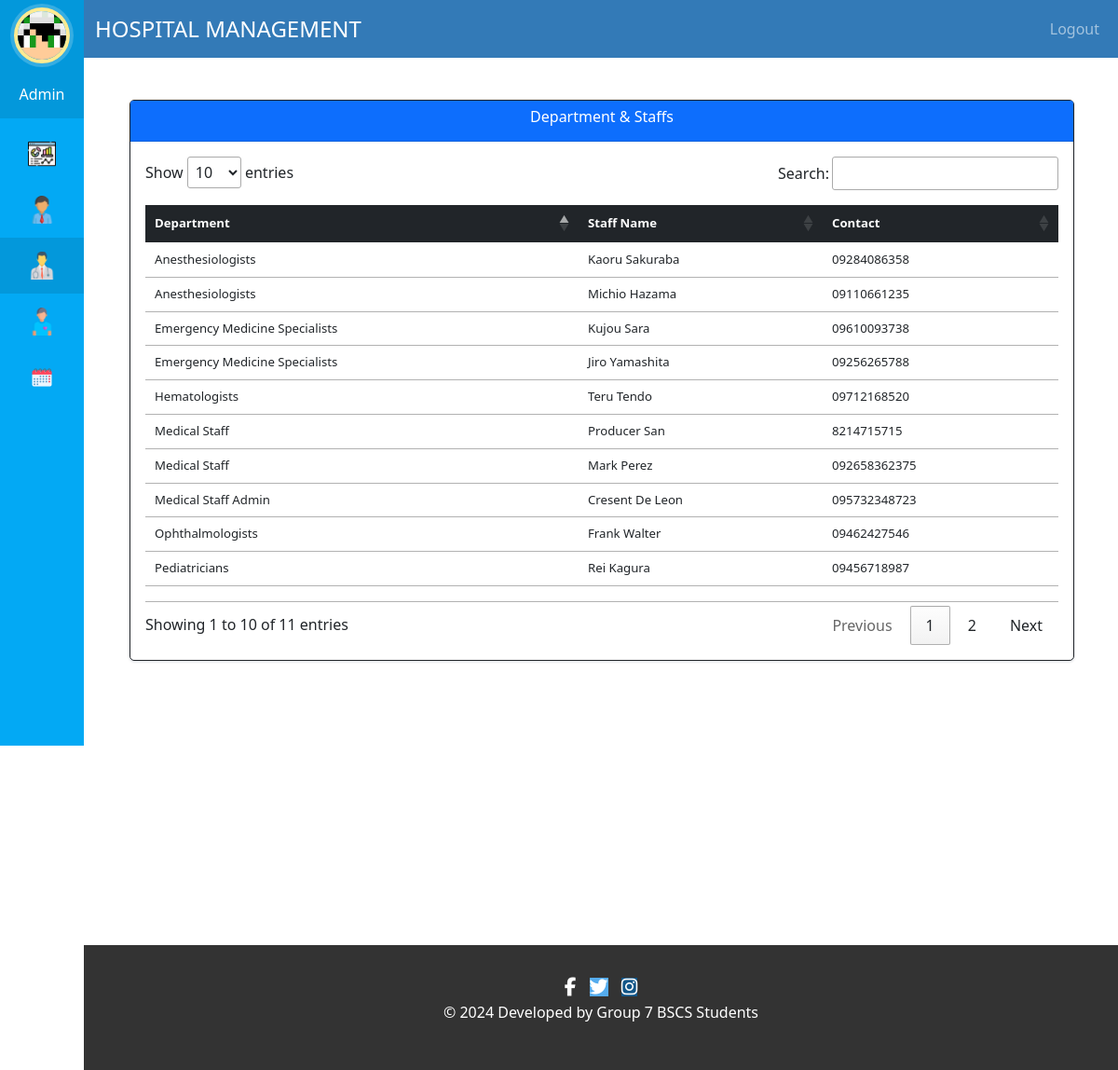
The page /admin-view-doctor-specialisation (signed in) on the database its author committed.
### hospital/models.py (models this page shows, shortened)
class HospitalStaffAdmin(models.Model):
    staff_id = models.AutoField(primary_key=True)
    user = models.ForeignKey(User, on_delete=models.CASCADE)
    username = models.CharField(max_length=40, blank=False, null=False)
    profile_pic= models.ImageField(upload_to='profile_pic/StaffAdminProfilePic/',null=True, blank=True)
    address = models.CharField(max_length=40, blank=False, null=False)
    mobile = models.CharField(max_length=20, null=True, blank=False)
    email = models.EmailField(validators=[validate_email], blank=False, null=False)
    status = models.BooleanField(default=False)

class Doctor(models.Model):
    STATUS_ONHOLD = 0
    STATUS_AVAILABLE = 1
    STATUS_NOTAVAILABLE = 2
    STATUS_CHOICES = [
        (STATUS_ONHOLD, 'On Hold'),
        (STATUS_AVAILABLE, 'Available'),
        (STATUS_NOTAVAILABLE, 'Not Available'),
    ]
    user=models.OneToOneField(User,on_delete=models.CASCADE)
    address = models.CharField(max_length=255, blank=False, null=False)
    mobile_validator = RegexValidator(regex=r'(^(\+)(\d){12}$)|(^\d{11}$)', message= 'Provide a valid Contact Number (e,g: 09172464146 or +639172464146)')
    mobile = models.CharField(max_length=20, validators=[mobile_validator], blank=False, null=False)
    department= models.CharField(max_length=50, choices=departments)
    status = models.IntegerField(choices=STATUS_CHOICES, default=STATUS_ONHOLD)
    license_num_validator = RegexValidator(regex=r'^\d{7}$', message="License number must be 7 digits.")
    license_num = models.CharField(max_length=7, validators=[license_num_validator])
    profile_pic = models.ImageField(blank=True, null=True, upload_to='profile_pic/DoctorProfilePic/')
    @property
    def get_name(self):
        return self.user.first_name+" "+self.user.last_name

### hospital/views.py (the view)
# urls.py: path('admin-view-doctor-specialisation',views.admin_view_doctor_specialisation_view,name='admin-view-doctor-specialisation'),
@login_required(login_url='adminlogin')
@user_passes_test(is_admin)
def admin_view_doctor_specialisation_view(request):
    admin = models.HospitalStaffAdmin.objects.get(user_id=request.user.id)
    staff = models.HospitalStaffAdmin.objects.all()
    doctors=models.Doctor.objects.all().filter(status=models.Doctor.STATUS_AVAILABLE)
    context = {
        'staff': staff,
        'admin': admin,
        'doctors': doctors,
    }
    return render(request,'hospital/admin_view_doctor_Specialisation.html', context)

### hospital/views.py (called while the page is built)
def is_admin(user):
    return user.groups.filter(name='ADMIN').exists()

### templates/hospital/admin_view_doctor_Specialisation.html (shortened to what this page needs)
{% extends 'hospital/admin_base.html' %}
{% block content %}
<head>
  <link rel="stylesheet" href="//cdn.datatables.net/1.13.7/css/jquery.dataTables.min.css">
</head>
<br><br>
<div class="container-fluid view-departments-doctors-panel">
  <div class="card border border-dark">
    <div class="card-header bg-primary text-white">
      <h6 class="card-title">Department & Staffs</h6>
    </div>
    <div class="card-body">
      <div class="table-responsive">
        <table class="table table-hover py-3" id="dev-table">
          <thead class="table-dark">
            <tr>
              <th>Department</th>
              <th>Staff Name</th>
              <th>Contact</th>
            </tr>
          </thead>
          <tbody>
            {% for doctor in doctors %}
            <tr>
              <td>{{ doctor.department }}</td>
              <td>{{ doctor.get_name }}</td>
              <td>{{ doctor.mobile }}</td>
            </tr>
            {% endfor %}
            {% for staff_member in staff %}
              {% if staff_member.user.is_superuser %}
              <tr>
                  <td>Medical Staff Admin</td>
                  <td>{{ staff_member.user.get_full_name }}</td>
                  <td>{{ staff_member.mobile }}</td>
              </tr>
              {% else %}
              <tr>
                  <td>Medical Staff</td>
                  <td>{{ staff_member.user.get_full_name }}</td>
                  <td>{{ staff_member.mobile }}</td>
              </tr>
              {% endif %}
            {% endfor %}
          </tbody>
        </table>
      </div>
    </div>
  </div>
</div>
{% endblock content %}

### templates/hospital/admin_base.html (shortened to what this page needs)
<!DOCTYPE html>
{% load static %}
{% with current_page=request.path %}
<html lang="en">
<head>
  <link href="https://cdn.jsdelivr.net/npm/bootstrap@5.0.2/dist/css/bootstrap.min.css" rel="stylesheet">
  <link rel="stylesheet" href="https://cdn.jsdelivr.net/npm/bootstrap-icons@1.3.0/font/bootstrap-icons.css">
  <link rel="stylesheet" href="{% static '/style.css' %}">
</head>
<body>
  <nav class="menu" tabindex="0">
    <header class="avatar">
      <a href="#" data-bs-toggle="modal" data-bs-target="#profilePicModal" class="position-relative">
        {% if admin.profile_pic %}
            <img class="rounded-circle" src="{{ admin.profile_pic.url }}" alt="Profile Pic"/>
        {% else %}
            <img class="rounded-circle" src="{% static 'images/adminpropic.png' %}" alt="Default Profile Pic"/>
            <span class="position-absolute top-50 start-50 translate-middle bi-camera-fill"></span>
        {% endif %}
      </a>
      <br><br>
      {% if user.is_superuser %}
        <h6 class="text-white">Admin</h6>
      {% else %}
        <h6 class="text-white">Receptionist</h6>
      {% endif %}
    </header>
    <ul class="navbar-nav">
        <li tabindex="0" id="adminDashboardIcon" class="icon-dashboard nav-item {% if 'dashboard' in request.path %}active{% endif %}">
            <a class="nav-link text-white" href="/admin-dashboard">
            </a>
        </li>
        {% if user.is_superuser %}
          <li tabindex="0" id="djangoAdminIcon" class="icon-admin nav-item">
            <a class="nav-link text-white" href="/admin-panel">
            </a>
          </li>
        {% endif %}
        <li tabindex="0" id="adminDoctorIcon" class="icon-customers nav-item {% if 'doctor' in request.path %}active{% endif %}">
            <a class="nav-link text-white" href="/admin-doctor">
            </a>
        </li>
        <li tabindex="0" id="adminPatientIcon" class="icon-users nav-item {% if 'patient' in request.path %}active{% endif %}">
            <a class="nav-link text-white" href="/admin-patient">
            </a>
        </li>
        <li tabindex="0" id="adminAppointmentIcon" class="icon-calendar nav-item {% if 'appointment' in request.path %}active{% endif %}">
            <a class="nav-link text-white" href="/admin-appointment">
            </a>
        </li>
    </ul>
</nav>
{% endwith %}
<main>
  <div class="bs-example">
    <nav class="navbar navbar-expand-md navbar-dark fixed-top" style="background:#337AB7;">
        <div class="container-fluid">
            <a href="/admin-dashboard" class="navbar-brand">HOSPITAL MANAGEMENT</a>
            <div class="collapse navbar-collapse justify-content-end" id="navbarCollapse">
                <ul class="navbar-nav">
                    <li class="nav-item">
                        <form id="logoutForm" action="{% url 'logout/' %}" method="post">
                            <a href="#" class="nav-link" id="logoutLink">Logout</a>
                        </form>
                    </li>
                </ul>
            </div>
        </div>
    </nav>
</div>
    <br><br>
    <div class="container-fluid">
        <div class="row">
            <div class="col-md-12">
                {% block content %}
                {% endblock %}
            </div>
        </div>
    </div>
    <br><br><br><br>
  {% include 'hospital/footer.html' %}
</main>
</body>
</html>

### static/style.css (style rules this page uses)
body { padding-left: 240px; }
main { position: relative; height: 100vh; }
.menu { background: #5bc995; height: 100vh; width: 240px; position: fixed; top: 0px; left: 0; z-index: 5; outline: none; }
.menu .avatar { background: rgba(0, 0, 0, 0.1); padding: 2em 0.5em; text-align: center; }
.menu .avatar img { width: 100px; border-radius: 50%; overflow: hidden; border: 4px solid #ffea92; box-shadow: 0 0 0 4px rgba(255, 255, 255, 0.2); }
.menu ul { list-style: none; padding: 0.5em 0; margin: 0; }
.menu ul li { padding: 0.5em 1em 0.5em 3em; font-size: 0.95em; font-weight: regular; background-repeat: no-repeat; background-position: left 15px center; background-size: auto 20px; transition: all 0.15s linear; cursor: pointer; }
.menu ul li.icon-dashboard { background-image: url("http://www.entypo.com/images//gauge.svg"); }
.menu ul li.icon-customers { background-image: url("http://www.entypo.com/images//briefcase.svg"); }
.menu ul li.icon-users { background-image: url("http://www.entypo.com/images//users.svg"); }
.menu ul li.icon-calendar { background-image: url("http://www.entypo.com/images//calendar.svg"); }
a:link { text-decoration: none; }
.menu { top: 50px; }
h6 { color: white; }
.card { border-radius: 5px; -webkit-box-shadow: 0 1px 2.94px 0.06px rgba(4, 26, 55, 0.16); box-shadow: 0 1px 2.94px 0.06px rgba(4, 26, 55, 0.16); border: none; margin-bottom: 30px; -webkit-transition: all 0.3s ease-in-out; transition: all 0.3s ease-in-out; }

### templates/hospital/admin_view_doctor_Specialisation.html (style rules this page uses)
a:link { text-decoration: none; }
h6 { text-align: center; }
.row { margin: 10px auto; }
.table-responsive { text-wrap: wrap; }
.view-departments-doctors-panel { width: 100%; height: 100vh; position: relative; margin: 1px 1px 1px 1px; text-align: justify; }
@media only screen and (min-width: 768px) { table { font-size: 0.825rem; } }
@media only screen and (min-width: 768px) { th, td { padding: 0.75rem; } }

### rows shown on the page
HospitalStaffAdmin: profile_pic (picture), user.get_full_name "Cresent De Leon", mobile "095732348723"
Doctor: department "Emergency Medicine Specialists", get_name "Kujou Sara", mobile "09610093738"
Doctor: department "Hematologists", get_name "Teru Tendo", mobile "09712168520"
Doctor: department "Anesthesiologists", get_name "Kaoru Sakuraba", mobile "09284086358"
Doctor: department "Pediatricians", get_name "Rei Kagura", mobile "09456718987"
Doctor: department "Emergency Medicine Specialists", get_name "Jiro Yamashita", mobile "09256265788"
Doctor: department "Anesthesiologists", get_name "Michio Hazama", mobile "09110661235"
Doctor: department "Ophthalmologists", get_name "Frank Walter", mobile "09462427546"
HospitalStaffAdmin: user.get_full_name "Producer San", mobile "8214715715"
HospitalStaffAdmin: user.get_full_name "Mark Perez", mobile "092658362375"
